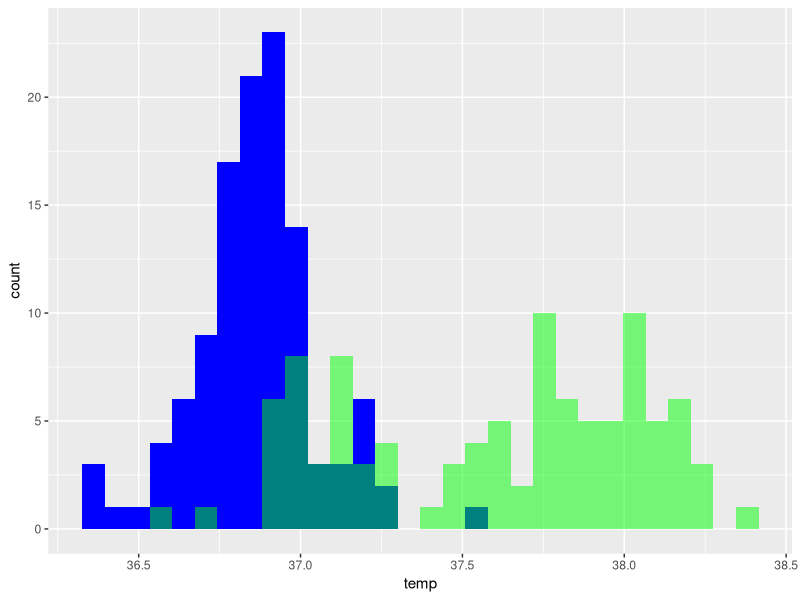
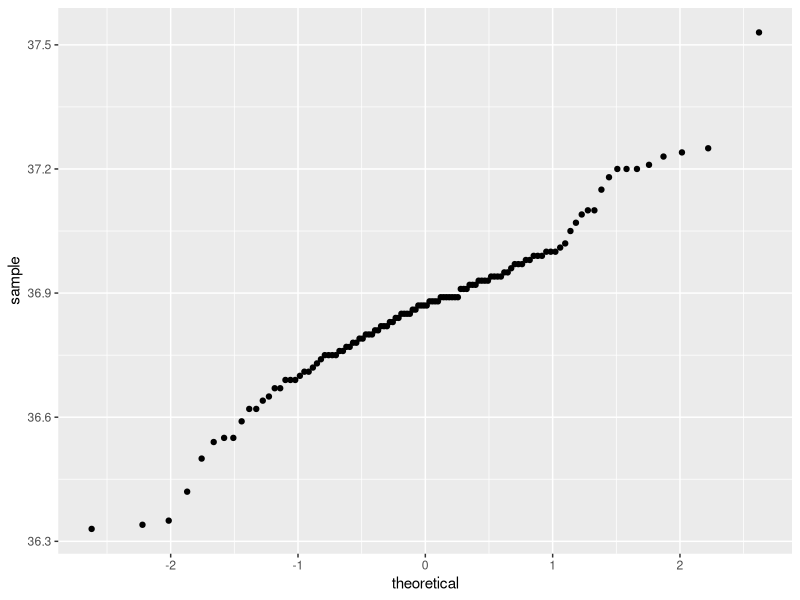

Generate these figures, in order, with R:
## ---- chunk 1
knitr::opts_chunk$set(echo = FALSE)
## ---- chunk 2
library(tidyverse)
## ---- chunk 3
ggplot() +
  geom_histogram(data = beaver1,
                 aes(x = temp),
                 fill = "blue") +
  geom_histogram(data = beaver2,
                 aes(x = temp), 
                 fill = "green",
                 alpha = 0.5)

ggplot()+
  geom_qq(data = beaver1, aes(sample = temp))
## ---- chunk 4
my_ttest <- t.test(beaver1$temp, beaver2$temp)

my_ttest
